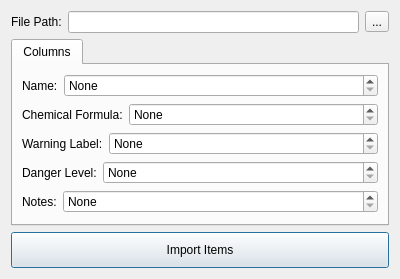
<?xml version="1.0" encoding="UTF-8"?>
<ui version="4.0">
 <class>ImportItemsDialog</class>
 <widget class="QDialog" name="ImportItemsDialog">
  <property name="geometry">
   <rect>
    <x>0</x>
    <y>0</y>
    <width>400</width>
    <height>267</height>
   </rect>
  </property>
  <property name="windowTitle">
   <string>Import Items</string>
  </property>
  <layout class="QVBoxLayout" name="verticalLayout">
   <item>
    <layout class="QHBoxLayout" name="file_path_layout">
     <item>
      <widget class="QLabel" name="file_path_label">
       <property name="sizePolicy">
        <sizepolicy hsizetype="Maximum" vsizetype="Preferred">
         <horstretch>0</horstretch>
         <verstretch>0</verstretch>
        </sizepolicy>
       </property>
       <property name="text">
        <string>File Path:</string>
       </property>
      </widget>
     </item>
     <item>
      <widget class="QLineEdit" name="file_path_entry">
       <property name="readOnly">
        <bool>true</bool>
       </property>
      </widget>
     </item>
     <item>
      <widget class="QToolButton" name="file_path_button">
       <property name="text">
        <string>...</string>
       </property>
      </widget>
     </item>
    </layout>
   </item>
   <item>
    <widget class="QTabWidget" name="tab_properties">
     <property name="currentIndex">
      <number>0</number>
     </property>
     <widget class="QWidget" name="columns_tab">
      <attribute name="title">
       <string>Columns</string>
      </attribute>
      <layout class="QVBoxLayout" name="verticalLayout_2">
       <item>
        <layout class="QHBoxLayout" name="name_layout">
         <item>
          <widget class="QLabel" name="name_label">
           <property name="sizePolicy">
            <sizepolicy hsizetype="Maximum" vsizetype="Preferred">
             <horstretch>0</horstretch>
             <verstretch>0</verstretch>
            </sizepolicy>
           </property>
           <property name="text">
            <string>Name:</string>
           </property>
          </widget>
         </item>
         <item>
          <widget class="QSpinBox" name="name_spin">
           <property name="specialValueText">
            <string>None</string>
           </property>
           <property name="value">
            <number>0</number>
           </property>
          </widget>
         </item>
        </layout>
       </item>
       <item>
        <layout class="QHBoxLayout" name="chem_formula_layout">
         <item>
          <widget class="QLabel" name="chem_formula_label">
           <property name="sizePolicy">
            <sizepolicy hsizetype="Maximum" vsizetype="Preferred">
             <horstretch>0</horstretch>
             <verstretch>0</verstretch>
            </sizepolicy>
           </property>
           <property name="text">
            <string>Chemical Formula:</string>
           </property>
          </widget>
         </item>
         <item>
          <widget class="QSpinBox" name="chem_formula_spin">
           <property name="specialValueText">
            <string>None</string>
           </property>
          </widget>
         </item>
        </layout>
       </item>
       <item>
        <layout class="QHBoxLayout" name="warning_label_layout">
         <item>
          <widget class="QLabel" name="warning_label_label">
           <property name="sizePolicy">
            <sizepolicy hsizetype="Maximum" vsizetype="Preferred">
             <horstretch>0</horstretch>
             <verstretch>0</verstretch>
            </sizepolicy>
           </property>
           <property name="text">
            <string>Warning Label:</string>
           </property>
          </widget>
         </item>
         <item>
          <widget class="QSpinBox" name="warning_label_spin">
           <property name="specialValueText">
            <string>None</string>
           </property>
          </widget>
         </item>
        </layout>
       </item>
       <item>
        <layout class="QHBoxLayout" name="danger_level_layout">
         <item>
          <widget class="QLabel" name="danger_level_label">
           <property name="sizePolicy">
            <sizepolicy hsizetype="Maximum" vsizetype="Preferred">
             <horstretch>0</horstretch>
             <verstretch>0</verstretch>
            </sizepolicy>
           </property>
           <property name="text">
            <string>Danger Level:</string>
           </property>
          </widget>
         </item>
         <item>
          <widget class="QSpinBox" name="danger_level_spin">
           <property name="specialValueText">
            <string>None</string>
           </property>
          </widget>
         </item>
        </layout>
       </item>
       <item>
        <layout class="QHBoxLayout" name="notes_layout">
         <item>
          <widget class="QLabel" name="notes_label">
           <property name="sizePolicy">
            <sizepolicy hsizetype="Maximum" vsizetype="Preferred">
             <horstretch>0</horstretch>
             <verstretch>0</verstretch>
            </sizepolicy>
           </property>
           <property name="text">
            <string>Notes:</string>
           </property>
          </widget>
         </item>
         <item>
          <widget class="QSpinBox" name="notes_spin">
           <property name="specialValueText">
            <string>None</string>
           </property>
          </widget>
         </item>
        </layout>
       </item>
      </layout>
     </widget>
    </widget>
   </item>
   <item>
    <widget class="QPushButton" name="import_button">
     <property name="minimumSize">
      <size>
       <width>0</width>
       <height>36</height>
      </size>
     </property>
     <property name="text">
      <string>Import Items</string>
     </property>
    </widget>
   </item>
  </layout>
 </widget>
 <resources/>
 <connections/>
</ui>
